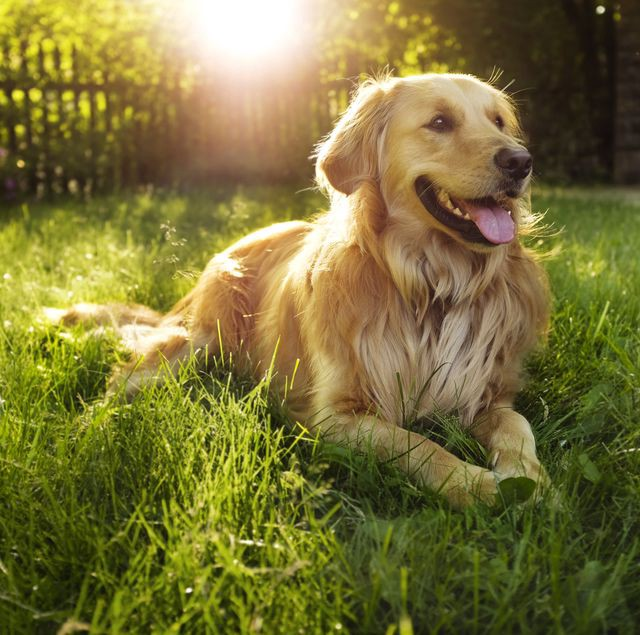
#> input picture image_processing/point_operators/dog_color.jpeg, 640 x 635 px, found by its file name
$ python geo_transform_from_scratch.py   (older library calls are emulated)
#> lines starting #> are read from the running program, lines starting #| are printed output that depends on the picture
import cv2
import numpy as np
import matplotlib.pyplot as plt

def get_grid(x, y, homogenous=False):
    coords = np.indices((x, y)).reshape(2, -1)
    return np.vstack((coords, np.ones(coords.shape[1]))).astype(np.int) if homogenous else coords


# [18 lines left out: functions grid_plotter, show_image, not called in this run]


def get_rotation(angle):
    angle = np.radians(angle)
    return np.array([
        [np.cos(angle), -np.sin(angle), 0],
        [np.sin(angle),  np.cos(angle), 0],
        [0, 0, 1]
    ])


def get_translation(tx, ty):
    return np.array([
        [1, 0, tx],
        [0, 1, ty],
        [0, 0, 1]
    ])


def get_scale(s):
    return np.array([
        [s, 0, 0],
        [0, s, 0],
        [0, 0, 1]
    ])


R1 = get_rotation(135)
T1 = get_translation(-2, 2)
S1 = get_scale(2)


# Get sample coordinates
coords = get_grid(2, 2, homogenous=True)
print(coords)

# Apply transformation
coords_rot = R1 @ coords
coords_trans = T1 @ coords
coords_scale = S1 @ coords
coords_composite1 = R1 @ T1 @ coords
coords_composite2 = T1 @ R1 @ coords

# grid_plotter([coords, coords_rot, coords_trans, coords_scale, coords_composite1, coords_composite2],
#              labels=['original', 'rotate135', 'translate(-2, 2)', 'scale(2)', 'translate(-2, 2), rotate(135)', 'rotate(135), translate(-2, 2)'])


# [30 lines left out: function translation, not called in this run]


def rotation():

# Read an image
    img = cv2.imread('D:\\Workspace\\intern\\vccorp\\image_processing\\point_operators\\dog_color.jpeg')
#> img is the input picture: shape (635, 640, 3); mean B, G, R 56.6, 114.8, 122.5
    rows,cols,_ = img.shape
#> rows = 635; cols = 640

    # Create the transformation matrix
    angle = np.radians(90)
    x0, y0 = ((cols-1)/2.0,(rows-1)/2.0)
#> x0 = 319.5; y0 = 317
    M = np.array([[np.cos(angle), -np.sin(angle), x0*(1-np.cos(angle))+ y0*np.sin(angle)],
                [np.sin(angle), np.cos(angle), y0*(1-np.cos(angle))- x0*np.sin(angle)]])
    # get the coordinates in the form of (0,0),(0,1)...
    # the shape is (2, rows*cols)
    orig_coord = np.indices((cols, rows)).reshape(2,-1)
    # stack the rows of 1 to form [x,y,1]
    orig_coord_f = np.vstack((orig_coord, np.ones(rows*cols)))
    transform_coord = np.dot(M, orig_coord_f)
    # Change into int type
    transform_coord = transform_coord.astype(np.int)
    # Keep only the coordinates that fall within the image boundary.
    indices = np.all((transform_coord[1]<rows, transform_coord[0]<cols, transform_coord[1]>=0, transform_coord[0]>=0), axis=0)
    # Create a zeros image and project the points
    img1 = np.zeros_like(img)
    img1[transform_coord[1][indices], transform_coord[0][indices]] = img[orig_coord[1][indices], orig_coord[0][indices]]
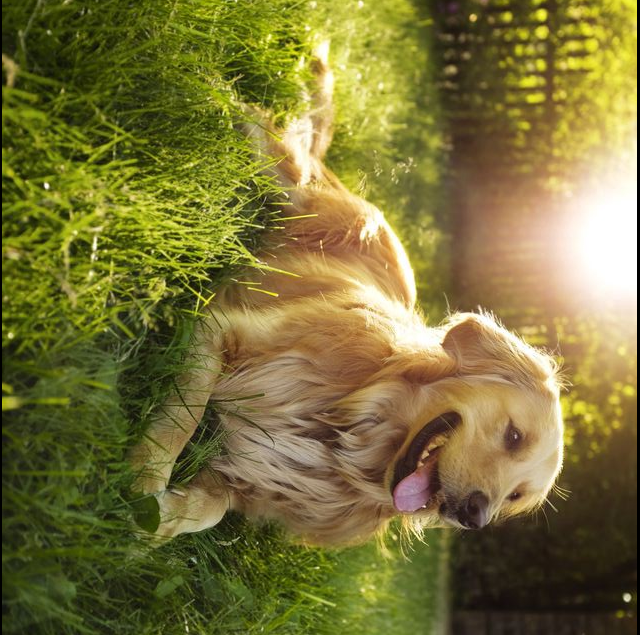
#> img1: shape (635, 640, 3); mean B, G, R 56.4, 114, 121.8
    # Display the image
    out = cv2.hconcat([img,img1])
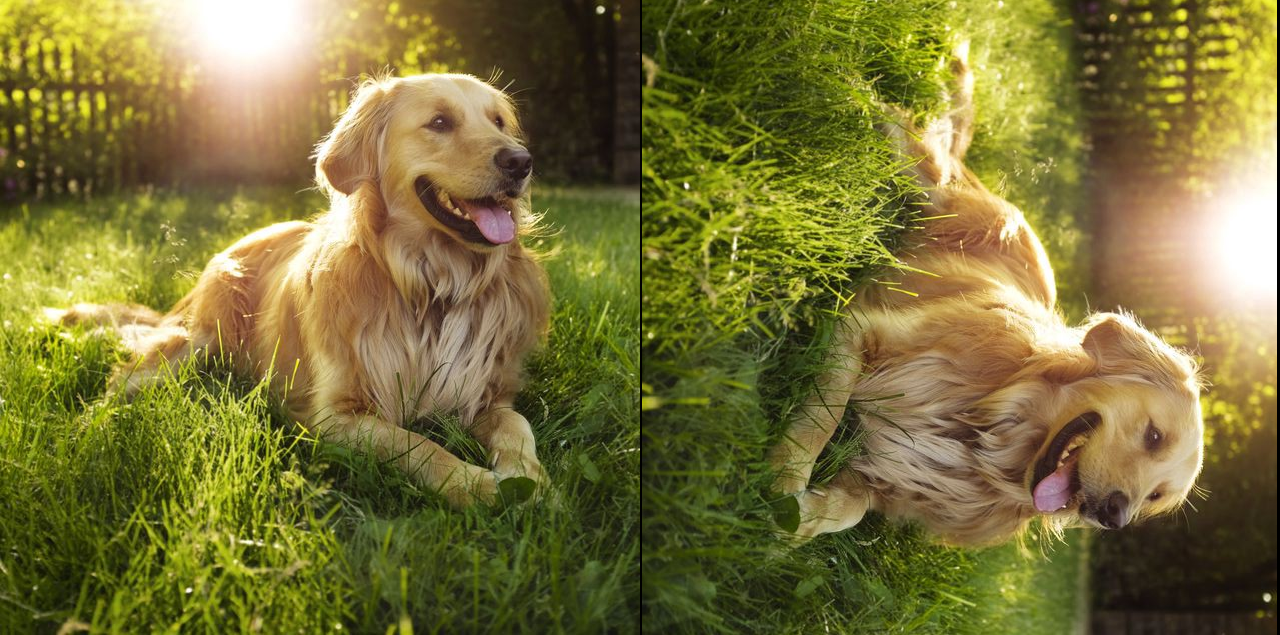
#> out: shape (635, 1280, 3); mean B, G, R 56.5, 114.4, 122.2
    cv2.imshow('a2',out)
    cv2.waitKey(0)


rotation()

$ run again, with image_processing/point_operators/forest.jpeg copied over image_processing/point_operators/dog_color.jpeg
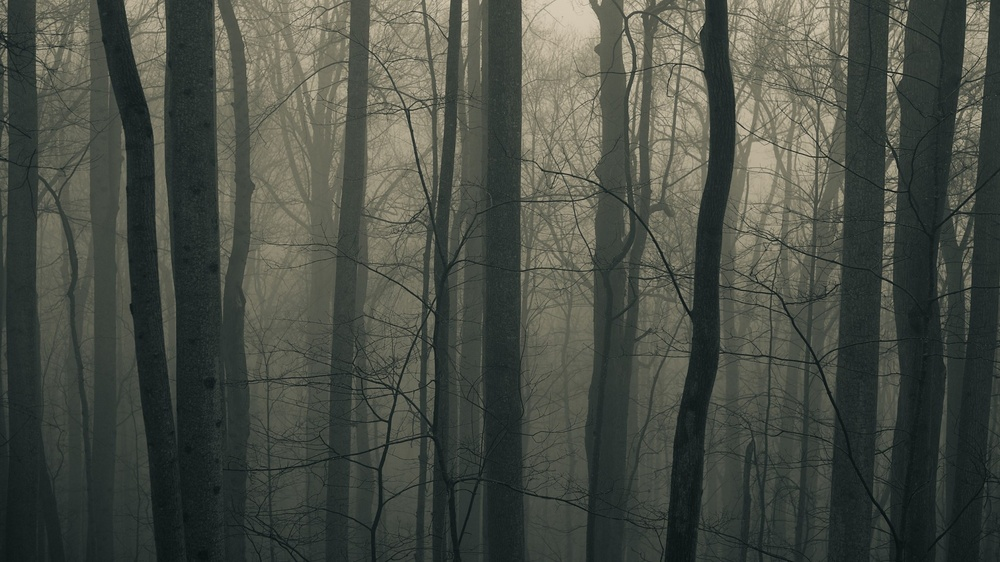
#> input picture image_processing/point_operators/forest.jpeg, 1000 x 562 px, shrunk from 2048 x 1152 before the run, found by its file name
#> in rotation, img is the input picture: shape (562, 1000, 3); mean B, G, R 68.3, 76.8, 72.5
#> in rotation, `img1[transform_coord[1][indices], transform_coord[0][indices]] = img[o..`:
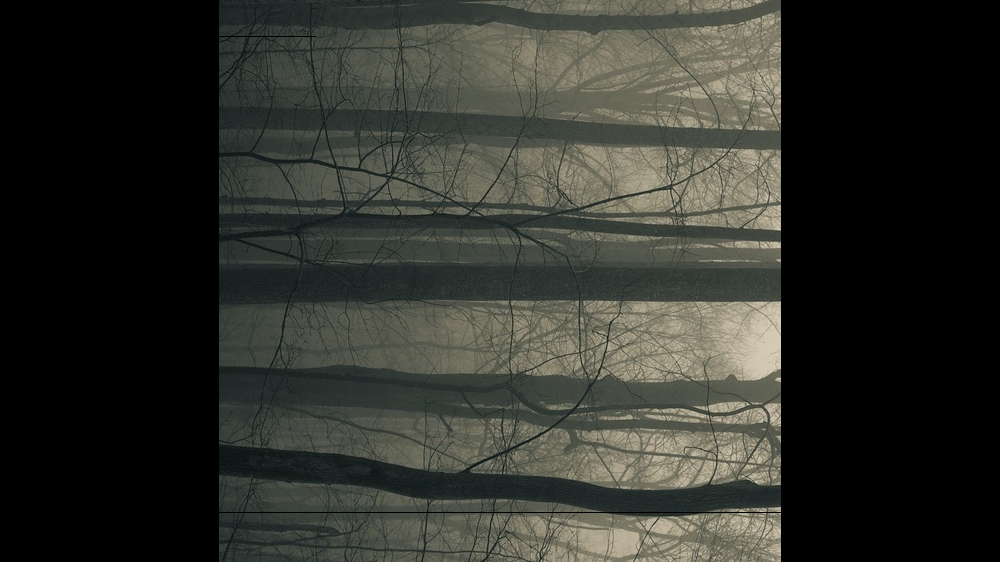
#> img1: shape (562, 1000, 3); mean B, G, R 43, 48.9, 47.4
#> in rotation, `out = cv2.hconcat([img,img1])`:
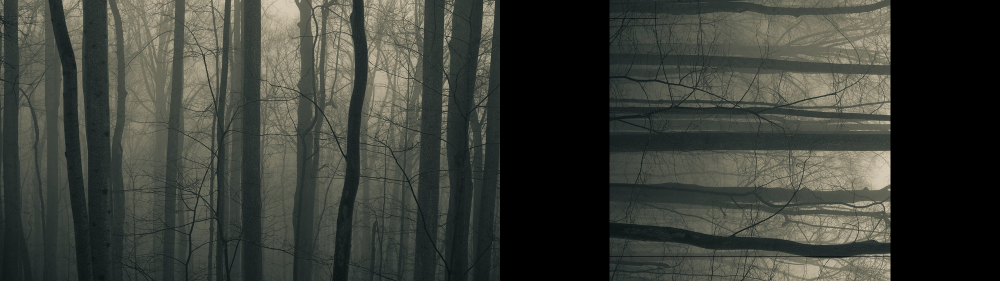
#> out: shape (562, 2000, 3) (shown at 1/2 size); mean B, G, R 55.6, 62.9, 59.9
